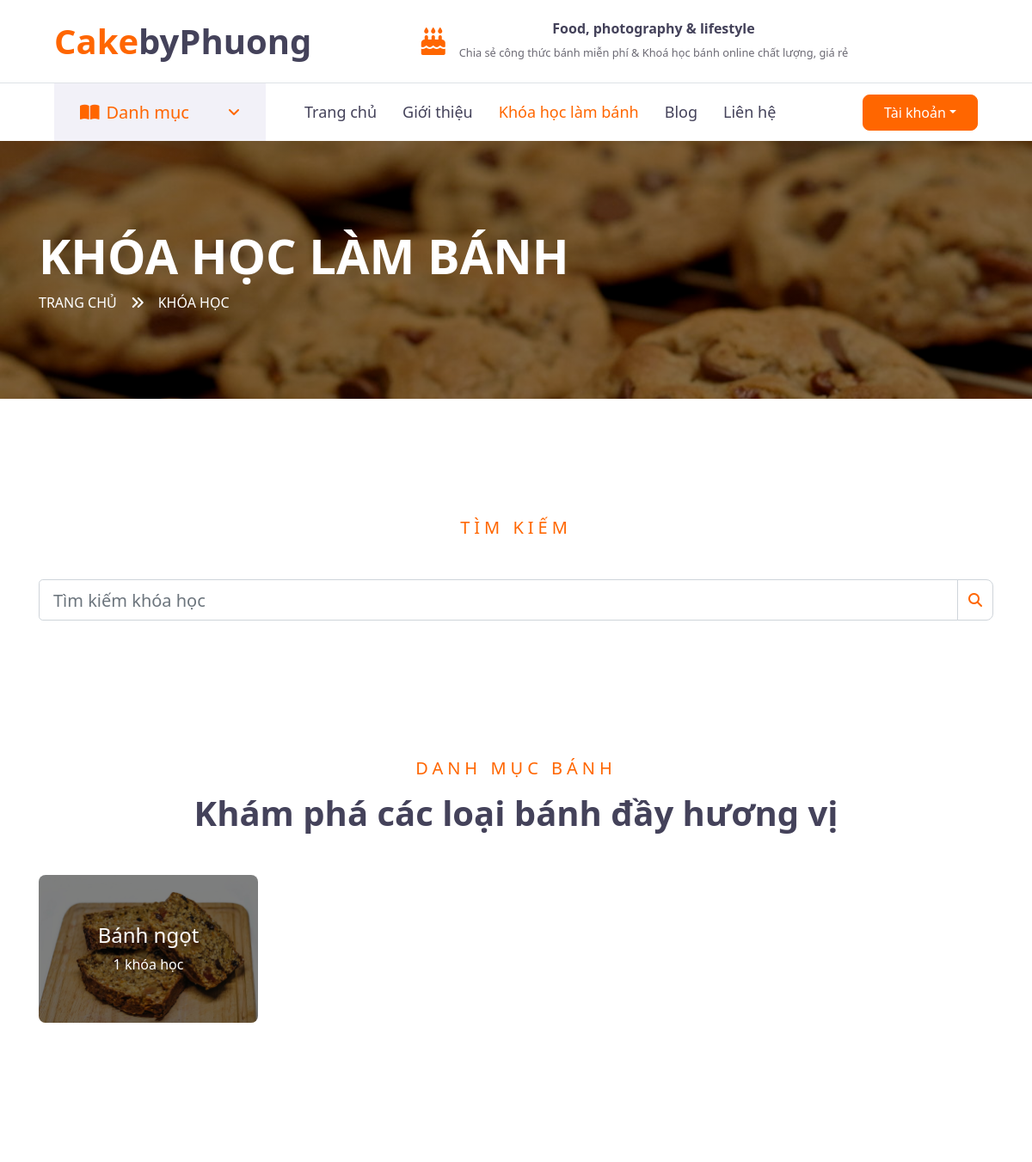
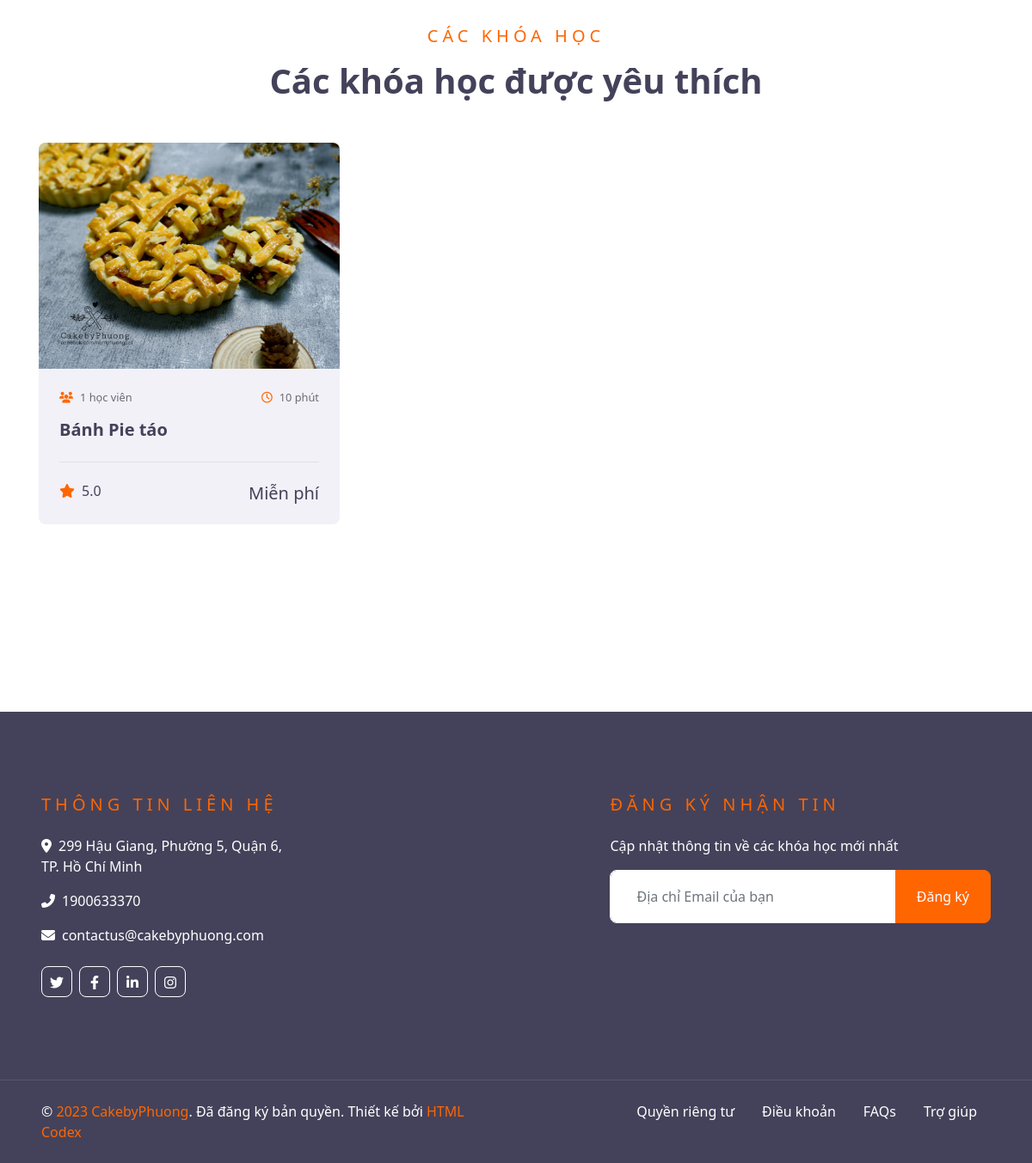
Screenshot of /course/ with the database file from the repository (2 pictures, top to bottom).
### classes/models.py (models this page shows, shortened)
class Category(models.Model):
    name = models.CharField(max_length=100, unique=True)
    img = models.ImageField(upload_to='store/img', default='store/img/img_coming_soon.png')
    courses = models.IntegerField(default=0)
    slug = models.SlugField(null=True, blank=True)
    class Meta:
        verbose_name_plural = "Danh mục bánh"

class Course(models.Model):
    category = models.ForeignKey(Category, on_delete=models.CASCADE, default=1)
    name = models.CharField(max_length=500)
    price = models.FloatField(default=0.0)
    price_origin = models.FloatField(null=True, default=0.0)
    video = models.CharField(max_length=500, null=True, blank=True)
    image_course = models.ImageField(upload_to='store/img', default='store/img/img_coming_soon.png')
    is_free = models.BooleanField(default=True)
    describe = RichTextUploadingField(null=True, blank=True)
    public_day = models.DateTimeField(auto_now_add=True)
    time = models.CharField(max_length=100, default='10 phút')
    students = models.IntegerField(default=0)
    vote = models.FloatField(null=True, blank=True, default=5)
    star = models.TextField(default='<small class="fa fa-star text-primary mr-1"></small><small class="fa fa-star text-primary mr-1"></small><small class="fa fa-star text-primary mr-1"></small><small class="fa fa-star text-primary mr-1"></small><small class="fa fa-star text-primary mr-1"></small>')
    class Meta:
        ordering = ('-public_day',)
        verbose_name_plural = "Khóa học bánh"

### classes/views.py (the view)
# urls.py: path('course/', views.course, name='course'),
def course(request):
    recent_courses = Course.objects.all()[:6]
    return render(request, 'classes/course.html',{
        'cats': cats,
        'recent_courses': recent_courses,
    })

### classes/templates/classes/course.html (shortened to what this page needs)
{% extends 'classes/base.html' %}
{% load static %}
{% load humanize %}
{% block content %}
    <div class="container-fluid page-header" style="margin-bottom: 90px;">
        <div class="container">
            <div class="d-flex flex-column justify-content-center" style="min-height: 300px">
                <h3 class="display-4 text-white text-uppercase">Khóa học làm bánh</h3>
                <div class="d-inline-flex text-white">
                    <p class="m-0 text-uppercase"><a class="text-white" href="{% url 'classes:index' %}">Trang chủ</a></p>
                    <i class="fa fa-angle-double-right pt-1 px-3"></i>
                    <p class="m-0 text-uppercase">Khóa học</p>
                </div>
            </div>
        </div>
    </div>
    <div class="col-lg-12 mt-5 mt-lg-0">
        <div class="container pt-5 pb-3">
            <div class="text-center mb-5">
                <h5 class="text-primary text-uppercase mb-3" style="letter-spacing: 5px;">Tìm kiếm</h5>
            </div>
            <div class="mb-5">
                <form method="get" action="{% url 'classes:search_course' %}">
                    <div class="input-group">
                        <input type="text" class="form-control form-control-lg" placeholder="Tìm kiếm khóa học" name="course_name" value="{{ course_name }}">
                        <div class="input-group-append">
                            <span class="input-group-text bg-transparent text-primary">
                                <i class="fa fa-search"></i>
                            </span>
                        </div>
                    </div>
                </form>
            </div>
        </div>
    </div>
    <div class="container-fluid py-5">
        <div class="container pt-5 pb-3">
            <div class="text-center mb-5">
                <h5 class="text-primary text-uppercase mb-3" style="letter-spacing: 5px;">Danh mục bánh</h5>
                <h1>Khám phá các loại bánh đầy hương vị</h1>
            </div>
            <div class="row">
                {% for cat in cats %}
                <div class="col-lg-3 col-md-6 mb-4">
                    <div class="cat-item position-relative overflow-hidden rounded mb-2">
                        <img class="img-fluid" src="{{ cat.img.url }}" alt="">
                        <a class="cat-overlay text-white text-decoration-none" href="{% url 'classes:index' %}category/{{ cat.slug }}">
                            <h4 class="text-white font-weight-medium">{{ cat.name }}</h4>
                            <span>{{ cat.courses }} khóa học</span>
                        </a>
                    </div>
                </div>
                {% endfor %}
            </div>
        </div>
    </div>
    <div class="container-fluid py-5">
        <div class="container py-5">
            <div class="text-center mb-5">
                <h5 class="text-primary text-uppercase mb-3" style="letter-spacing: 5px;">Các khóa học</h5>
                <h1>Các khóa học được yêu thích</h1>
            </div>
            <div class="row">
                {% for course in recent_courses %}
                <div class="col-lg-4 col-md-6 mb-4">
                    <div class="rounded overflow-hidden mb-2">
                        <img class="img-fluid" src="{{ course.image_course.url }}" alt="{{ course.name }}">
                        <div class="bg-secondary p-4">
                            <div class="d-flex justify-content-between mb-3">
                                <small class="m-0"><i class="fa fa-users text-primary mr-2"></i>{{ course.students }} học viên</small>
                                <small class="m-0"><i class="far fa-clock text-primary mr-2"></i>{{ course.time }}</small>
                            </div>
                            <a class="h5 font-weight-bold" href="{% url 'classes:index' %}single/{{ course.id }}">{{ course.name }}</a>
                            <div class="border-top mt-4 pt-4">
                                <div class="d-flex justify-content-between">
                                    <h6 class="m-0"><i class="fa fa-star text-primary mr-2"></i>{{ course.vote }} <small></small></h6>
                                    {% if course.price|floatformat:0|intcomma == "0" %}
                                        <h5 class="m-0">Miễn phí</h5>
                                    {% elif course.price_origin|floatformat:0|intcomma == "0" %}
                                        <h5 class="m-0">{{ course.price|floatformat:0|intcomma }} VNĐ</h5>
                                    {% else %}
                                        <div style="display: flex; align-items: center">
                                            <h6 class="text-muted m-0" style="padding-right: 6px"><del>{{ course.price_origin|floatformat:0|intcomma }} VNĐ</del></h6>
                                            <h5 class="text-muted m-0">{{ course.price|floatformat:0|intcomma }} VNĐ</h5>
                                        </div>
                                    {% endif %}
                                </div>
                            </div>
                        </div>
                    </div>
                </div>
                {% endfor %}
            </div>
        </div>
    </div>
{% endblock content %}

### classes/templates/classes/base.html (shortened to what this page needs)
{% load static %}
<!DOCTYPE html>
<html lang="en">
    <head>
        <link href="https://cdnjs.cloudflare.com/ajax/libs/font-awesome/6.4.0/css/all.css" rel="stylesheet">
        <link href="{% static 'lib/owlcarousel/assets/owl.carousel.min.css' %}" rel="stylesheet">
        <link href="{% static 'css/style.css' %}" rel="stylesheet">
    </head>
    <body>
        <div class="container-fluid d-none d-lg-block">
            <div class="row align-items-center py-4 px-xl-5">
                <div class="col-lg-3">
                    <a href="{% url 'classes:index' %}" class="text-decoration-none">
                        <h1 class="m-0"><span class="text-primary">Cake</span>byPhuong</h1>
                    </a>
                </div>
                <div class="col-lg-9 text-center">
                    <div class="d-inline-flex align-items-center">
                        <i class="fa fa-2x fa-birthday-cake text-primary mr-3"></i>
                        <div class="text-center">
                            <h6 class="font-weight-semi-bold mb-1">Food, photography & lifestyle</h6>
                            <small>Chia sẻ công thức bánh miễn phí & Khoá học bánh online chất lượng, giá rẻ</small>
                        </div>
                    </div>
                </div>
            </div>
        </div>
        <div class="container-fluid">
            <div class="row border-top px-xl-5">
                <div class="col-lg-3 d-none d-lg-block">
                    <a class="d-flex align-items-center justify-content-between bg-secondary w-100 text-decoration-none" data-toggle="collapse" href="#navbar-vertical" style="height: 67px; padding: 0 30px;">
                        <h5 class="text-primary m-0"><i class="fa fa-book-open mr-2"></i>Danh mục</h5>
                        <i class="fa fa-angle-down text-primary"></i>
                    </a>
                </div>
                <div class="col-lg-9">
                    <nav class="navbar navbar-expand-lg bg-light navbar-light py-3 py-lg-0 px-0">
                        <div class="collapse navbar-collapse justify-content-between" id="navbarCollapse">
                            <div class="navbar-nav py-0">
                                <a href="{% url 'classes:index' %}" class="nav-item nav-link {% if request.path == '/' %}active{% endif %}">Trang chủ</a>
                                <a href="{% url 'classes:about' %}" class="nav-item nav-link {% if "about" in request.path %}active{% endif %}">Giới thiệu</a>
                                <a href="{% url 'classes:course' %}" class="nav-item nav-link {% if "course" in request.path %}active{% endif %}">Khóa học làm bánh</a>
                                <a href="{% url 'classes:blog' %}" class="nav-item nav-link {% if "blog" in request.path %}active{% endif %}">Blog</a>
                                <a href="{% url 'classes:contact' %}" class="nav-item nav-link {% if "contact" in request.path %}active{% endif %}">Liên hệ</a>
                            </div>
                            <div class="dropdown">
                                {% if request.user.username %}
                                <button type="button" class="btn btn-primary py-2 px-4 ml-auto d-none d-lg-block dropdown-toggle" data-toggle="dropdown">{{ request.user.last_name }} {{ request.user.first_name }}</button>
                                <div class="dropdown-menu dropdown-menu-right">
                                    <a href="{% url 'users:my-account' %}" style="text-decoration: none">
                                        <button class="dropdown-item" type="button">Tài khoản của tôi</button>
                                    </a>
                                    <a href="{% url 'users:logout' %}" style="text-decoration: none">
                                        <button class="dropdown-item" type="button">Đăng xuất</button>
                                    </a>
                                </div>
                                {% else %}
                                <button type="button" class="btn btn-primary py-2 px-4 ml-auto d-none d-lg-block dropdown-toggle" data-toggle="dropdown">Tài khoản</button>
                                {% endif %}
                            </div>
                        </div>
                    </nav>
                </div>
            </div>
        </div>
        {% block content %}
        {% endblock content %}
        <div class="container-fluid bg-dark text-white py-5 px-sm-3 px-lg-5" style="margin-top: 90px;">
            <div class="row pt-5">
                <div class="col-lg-7 col-md-12">
                    <div class="row">
                        <div class="col-md-6 mb-5">
                            <h5 class="text-primary text-uppercase mb-4" style="letter-spacing: 5px;">Thông tin liên hệ</h5>
                            <p><i class="fa fa-map-marker-alt mr-2"></i>299 Hậu Giang, Phường 5, Quận 6, TP. Hồ Chí Minh</p>
                            <p><i class="fa fa-phone-alt mr-2"></i>1900633370</p>
                            <p><i class="fa fa-envelope mr-2"></i>contactus@cakebyphuong.com</p>
                            <div class="d-flex justify-content-start mt-4">
                                <a class="btn btn-outline-light btn-square mr-2" href="#"><i class="fab fa-twitter"></i></a>
                                <a class="btn btn-outline-light btn-square mr-2" href="https://www.facebook.com/groups/615368316426572/"><i class="fab fa-facebook-f"></i></a>
                                <a class="btn btn-outline-light btn-square mr-2" href="#"><i class="fab fa-linkedin-in"></i></a>
                                <a class="btn btn-outline-light btn-square" href="#"><i class="fab fa-instagram"></i></a>
                            </div>
                        </div>
                        <div class="col-md-6 mb-5">
                        </div>
                    </div>
                </div>
                <div class="col-lg-5 col-md-12 mb-5">
                    <h5 class="text-primary text-uppercase mb-4" style="letter-spacing: 5px;">Đăng ký nhận tin</h5>
                    <p>Cập nhật thông tin về các khóa học mới nhất</p>
                    <div class="w-100">
                        <div class="input-group">
                            <input type="text" class="form-control border-light" style="padding: 30px;" placeholder="Địa chỉ Email của bạn">
                            <div class="input-group-append">
                                <button class="btn btn-primary px-4">Đăng ký</button>
                            </div>
                        </div>
                    </div>
                </div>
            </div>
        </div>
        <div class="container-fluid bg-dark text-white border-top py-4 px-sm-3 px-md-5" style="border-color: rgba(256, 256, 256, .1) !important;">
            <div class="row">
                <div class="col-lg-6 text-center text-md-left mb-3 mb-md-0">
                    <p class="m-0 text-white">&copy; <a href="https://cakebyphuong.com/">2023 CakebyPhuong</a>. Đã đăng ký bản quyền. Thiết kế bởi <a href="https://htmlcodex.com">HTML Codex</a>
                    </p>
                </div>
                <div class="col-lg-6 text-center text-md-right">
                    <ul class="nav d-inline-flex">
                        <li class="nav-item">
                            <a class="nav-link text-white py-0" href="#">Quyền riêng tư</a>
                        </li>
                        <li class="nav-item">
                            <a class="nav-link text-white py-0" href="#">Điều khoản</a>
                        </li>
                        <li class="nav-item">
                            <a class="nav-link text-white py-0" href="#">FAQs</a>
                        </li>
                        <li class="nav-item">
                            <a class="nav-link text-white py-0" href="#">Trợ giúp</a>
                        </li>
                    </ul>
                </div>
            </div>
        </div>
    </body>
</html>

### rows the page displays
Category: img (picture), name "Bánh ngọt", courses "1"
Course: image_course (picture), students "1", time "10 phút", name "Bánh Pie táo", vote "5.0", price "Miễn phí"
